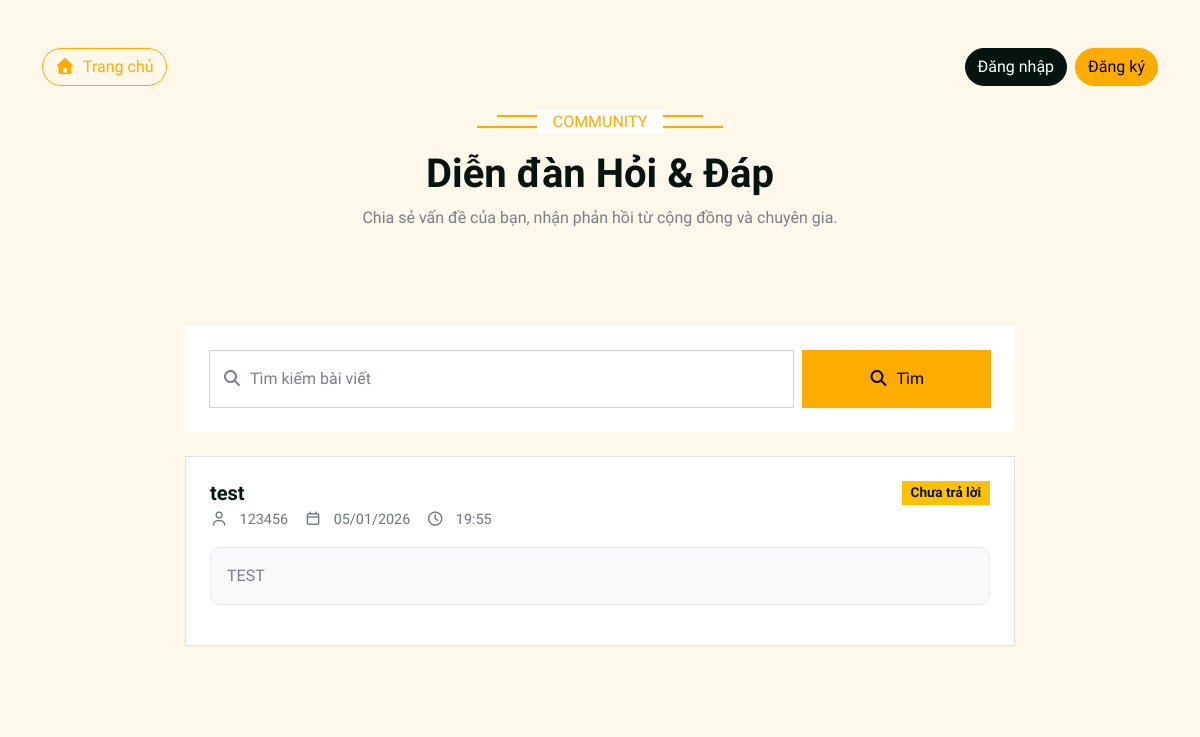
The app's page /forum/ with its own data.
### models.py (models this page shows)
class Post(Base):
    __tablename__ = "posts"
    id: Mapped[int] = mapped_column(primary_key=True)
    title: Mapped[str] = mapped_column(String)
    content: Mapped[str] = mapped_column(Text)
    user_id: Mapped[int] = mapped_column(ForeignKey("users.id"))
    tag: Mapped[str] = mapped_column(String, default="unanswered")
    created_at: Mapped[DateTime] = mapped_column(DateTime, server_default=func.now())
    author = relationship("User", back_populates="posts")
    answers = relationship("Answer", back_populates="post")

class User(Base):
    __tablename__ = "users"
    id: Mapped[int] = mapped_column(primary_key=True)
    username: Mapped[str] = mapped_column(String, unique=True)
    password: Mapped[str] = mapped_column(String)
    role: Mapped[str] = mapped_column(String, default="student")
    status_tag: Mapped[str | None] = mapped_column(String, nullable=True)
    chat_opt_in: Mapped[bool] = mapped_column(Boolean, default=False)
    last_seen = Column(DateTime, default=func.now())
    is_online = Column(Boolean, default=False)
    posts = relationship("Post", back_populates="author")
    answers = relationship("Answer", back_populates="expert")
    expert_profile = relationship("ExpertProfile",uselist=False,back_populates="user", foreign_keys="ExpertProfile.user_id"
    )
    student_profile = relationship("StudentProfile", uselist=False, back_populates="user")

### loginforum/forum.py (the view, shortened to what this page needs)
@forum.route("/")
def show_forum():
    conn = get_db()
    posts = conn.execute(
        "SELECT posts.*, users.username FROM posts JOIN users ON posts.user_id = users.id ORDER BY created_at DESC"
    ).fetchall()
    posts_with_answers = []
    for post in posts:
        answers = conn.execute(
            "SELECT answers.*, users.username AS expert_username "
            "FROM answers JOIN users ON answers.expert_id = users.id "
            "WHERE post_id=?",
            (post["id"],)
        ).fetchall()
        post_dict = dict(post)
        vn_dt = to_vn_time(post_dict.get("created_at"))
        if vn_dt:
            post_dict["created_date"] = vn_dt.strftime("%d/%m/%Y")
            post_dict["created_time"] = vn_dt.strftime("%H:%M")
        else:
            post_dict["created_date"] = ""
            post_dict["created_time"] = ""
        ans_list = []
        post_dict["answers"] = ans_list
        posts_with_answers.append(post_dict)
    return render_template("forum.html", posts=posts_with_answers)

### db.py (called while the page is built)
def get_db():
    if "db" not in g:
        g.db = sqlite3.connect(
            DATABASE,
            detect_types=sqlite3.PARSE_DECLTYPES,
            timeout=10  # chờ nếu database đang bị lock
        )
        g.db.row_factory = sqlite3.Row
    return g.db

### loginforum/forum.py (called while the page is built)
def to_vn_time(value):
    if value is None:
        return None
    if isinstance(value, str):
        s = value.strip()
        for fmt in ("%Y-%m-%d %H:%M:%S.%f", "%Y-%m-%d %H:%M:%S", "%Y-%m-%dT%H:%M:%S.%f", "%Y-%m-%dT%H:%M:%S"):
            try:
                dt = datetime.strptime(s, fmt)
                break
            except ValueError:
                dt = None
        if dt is None:
            return None
    else:
        dt = value
    if dt.tzinfo is None:
        dt = dt.replace(tzinfo=ZoneInfo("UTC"))
    return dt.astimezone(VN_TZ)

### loginforum/htmltemplates/forum.html (shortened to what this page needs)
<!DOCTYPE html>
<html lang="vi">
<head>
    <link href="https://cdnjs.cloudflare.com/ajax/libs/font-awesome/7.0.0/css/all.min.css" rel="stylesheet">
    <link href="https://cdn.jsdelivr.net/npm/bootstrap-icons@1.4.1/font/bootstrap-icons.css" rel="stylesheet">
    <link href="{{ url_for('static', filename='lib/animate/animate.min.css') }}" rel="stylesheet">
    <link href="{{ url_for('static', filename='lib/owlcarousel/assets/owl.carousel.min.css') }}" rel="stylesheet">
    <link href="{{ url_for('static', filename='css/bootstrap.min.css') }}" rel="stylesheet">
    <link href="{{ url_for('static', filename='css/style.css') }}" rel="stylesheet">
</head>
<body class="bg-light">
<div class="container-fluid py-5">
    <div class="container">
        <div class="d-flex flex-column flex-md-row justify-content-between align-items-md-center gap-3 mb-4">
            <a href="{{ url_for('home') }}" class="btn btn-outline-primary pill-btn">
                <i class="fa-solid fa-house me-2"></i>Trang chủ
            </a>
            <div class="d-flex gap-2">
                {% if session.get('user_id') %}
                    <a href="{{ url_for('auth.logout') }}" class="btn btn-outline-danger pill-btn">Đăng xuất</a>
                {% else %}
                    <a href="{{ url_for('auth.login') }}" class="btn btn-dark pill-btn">Đăng nhập</a>
                    <a href="{{ url_for('auth.register') }}" class="btn btn-primary pill-btn">Đăng ký</a>
                {% endif %}
            </div>
        </div>
        <div class="text-center mx-auto mb-4" style="max-width: 750px;">
            <p class="section-title bg-white text-center text-primary px-3">Community</p>
            <h1 class="display-6 mb-2">Diễn đàn Hỏi & Đáp</h1>
            <p class="mb-0">Chia sẻ vấn đề của bạn, nhận phản hồi từ cộng đồng và chuyên gia.</p>
        </div>
        <div class="row justify-content-center">
            <div class="col-lg-10">
                <div class="bg-light rounded p-4 p-md-5 forum-card">
                    <div class="p-4 bg-white rounded mb-4">
                        <form action="{{ url_for('forum.search_forum') }}" method="get" class="row g-2">
                            <div class="col-md-9">
                                <div class="form-floating">
                                    <input type="text" class="form-control" name="q"
                                           placeholder="Tìm kiếm..." value="{{ query or '' }}">
                                    <label>Tìm kiếm bài viết</label>
                                </div>
                            </div>
                            <div class="col-md-3 d-grid">
                                <button class="btn btn-primary py-3" type="submit">
                                    <i class="fa-solid fa-magnifying-glass me-2"></i>Tìm
                                </button>
                            </div>
                        </form>
                    </div>
                    {% if posts %}
                        {% for post in posts %}
                        <div class="p-4 bg-white rounded border mb-3" id="post-{{ post.id if post.id else post['id'] }}">
                            <div class="d-flex flex-wrap align-items-center justify-content-between gap-2 mb-1">
                                <h5 class="mb-0">{{ post.title if post.title else post['title'] }}</h5>
                                {% set tag_value = (post.tag if post.tag else post['tag']) or 'unanswered' %}
                                {% if tag_value == 'answered' %}
                                    <span class="badge bg-success post-badge">Đã trả lời</span>
                                {% else %}
                                    <span class="badge bg-warning text-dark post-badge">Chưa trả lời</span>
                                {% endif %}
                            </div>
                            <div class="post-meta d-flex flex-wrap gap-3 mb-3">
                                <span>
                                    <i class="fa-regular fa-user me-2"></i>
                                    {{ post.username if post.username else post['username'] }}
                                </span>
                                <span>
                                    <i class="fa-regular fa-calendar me-2"></i>
                                    {{ post.created_date if post.created_date else post['created_date'] }}
                                </span>
                                <span>
                                    <i class="fa-regular fa-clock me-2"></i>
                                    {{ post.created_time if post.created_time else post['created_time'] }}
                                </span>
                            </div>
                            <div class="post-body p-3 mb-3">
                                <div class="post-content">{{- (post.content if post.content else post['content'])|trim -}}</div>
                            </div>
                        </div>
                        {% endfor %}
                    {% else %}
                        <div class="alert alert-info text-center">
                            Chưa có bài viết nào.
                        </div>
                    {% endif %}
                </div>
            </div>
        </div>
    </div>
</div>
</body>
</html>

### static/css/style.css (style rules this page uses)
html, body { font-family: "Be Vietnam Pro", system-ui, -apple-system, "Segoe UI", Roboto, Arial, sans-serif; }
:root { --bs-tertiary: #797E88; }
.btn { transition: .5s; }
.section-title { position: relative; display: inline-block; text-transform: uppercase; }
.section-title::before { position: absolute; content: ""; width: calc(100% + 80px); height: 0px; top: 5px; left: -40px; border-top: 2px solid var(--bs-primary); z-index: -1; }
.section-title::after { position: absolute; content: ""; width: calc(100% + 120px); height: 0px; bottom: 6px; left: -60px; border-bottom: 2px solid var(--bs-primary); z-index: -1; }
button, input, textarea, select, .navbar, .nav-link, .dropdown-menu { font-family: inherit; }

### loginforum/htmltemplates/forum.html (style rules this page uses)
.forum-card { border-radius: 12px; }
.post-badge { font-size: .85rem; }
.post-content { white-space: pre-wrap; text-align: justify; }
.pill-btn { border-radius: 999px; }
.post-body { background: #f8f9fa; border: 1px solid #e9ecef; border-radius: 10px; height: auto; }
.post-meta { color: #6c757d; font-size: 0.9rem; }

### records on screen
Post: title "test", tag "Chưa trả lời", username "123456", created_at "05/01/2026", created_time "19:55", content "TEST"
